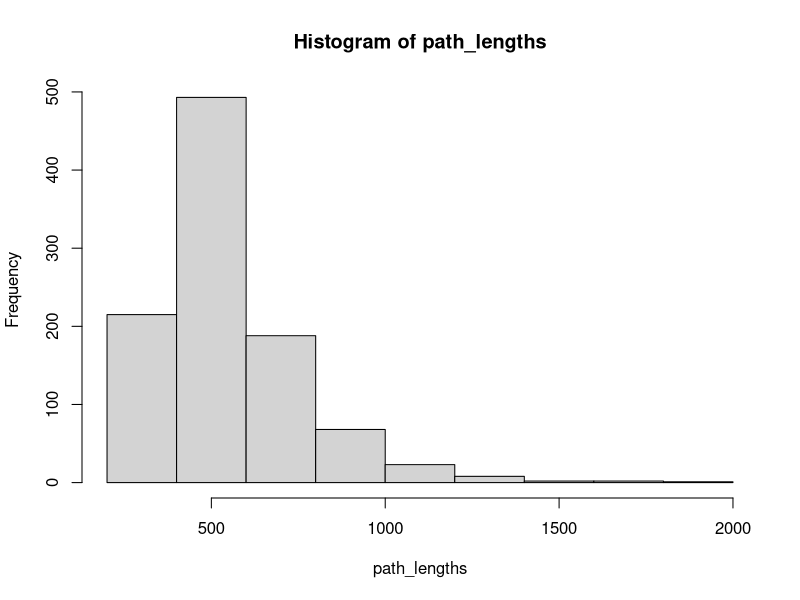

The R source for this figure:
## ---- chunk 1
knitr::opts_chunk$set(echo = TRUE)
## ---- chunk 2
rando_knight <- function(iterations=10){
  
  iterations <- iterations # the numer of iterations you want to see
  
  path_length <- rep(0,iterations) # initialize the vector that will hold our path lengths for each vector


for (iter in 1:iterations) {
  
  # Set Initial Postion for Knight and clear the board
  state_board = matrix(0,nrow = 8, ncol = 8)
  state_board[1,1] <- 1
  row_pos = 1
  col_pos = 1
  
  # Set Completion Status
  complete_state <- 0 # will turn to 1 once knight touches every square
  path_length_counter <- 0 
  
  # Move Around until Knight Goes to Every Spot
  while (complete_state == 0) {
    
    move_succes <- 0
    
    while (move_succes==0) {
      
      ### Move the Knight Quick to Code but needs validation (see below)
      x<-sample(1:8,1) # draw a random number between 1 and 8
      ### Forcast the knight's acording to random number.
      
      if (x==1) {
        temp_row <- row_pos+2
        temp_col <- col_pos+1
      }
      
      if (x==2) {
        temp_row <- row_pos+1
        temp_col <- col_pos+2
      }
      
      if (x==3) {
        temp_row <- row_pos-2
        temp_col <- col_pos+1
      }
      
      if (x==4) {
        temp_row <- row_pos-1
        temp_col <- col_pos+2
      }
      
      if (x==5) {
        temp_row <- row_pos+2
        temp_col <- col_pos-1
      }
      
      if (x==6) {
        temp_row <- row_pos+1
        temp_col <- col_pos-2
      }
      
      if (x==7) {
        temp_row = row_pos-2
        temp_col = col_pos-1
      }
      
      if (x==8) {
        temp_row = row_pos-1
        temp_col = col_pos-2
      }
      
      ### Validate that the move is legal aka on the boar.
      if ((temp_row <=8)&(temp_row >=1)&(temp_col <=8)&(temp_col >=1)) {
        row_pos <- temp_row
        col_pos <- temp_col
        move_succes <- 1
        path_length_counter <- path_length_counter+1
      }
      
    }
    
    ### Update Stateboard
    state_board[row_pos,col_pos] <- 1
    
    ### Check Completion COnditions
    if (sum(state_board)==64) {
      
      complete_state <- 1
      
    }
    
    
    
  }
 
  path_length[iter]<-path_length_counter
  
}
return(path_length)

}
## ---- chunk 3
set.seed(2022) # set a seed for reproducibility.
path_lengths <- rando_knight(1000)
## ---- chunk 4
summary(path_lengths)

print('standard Deviation:')
sqrt(var(path_lengths))

## ---- chunk 5
hist(path_lengths)
